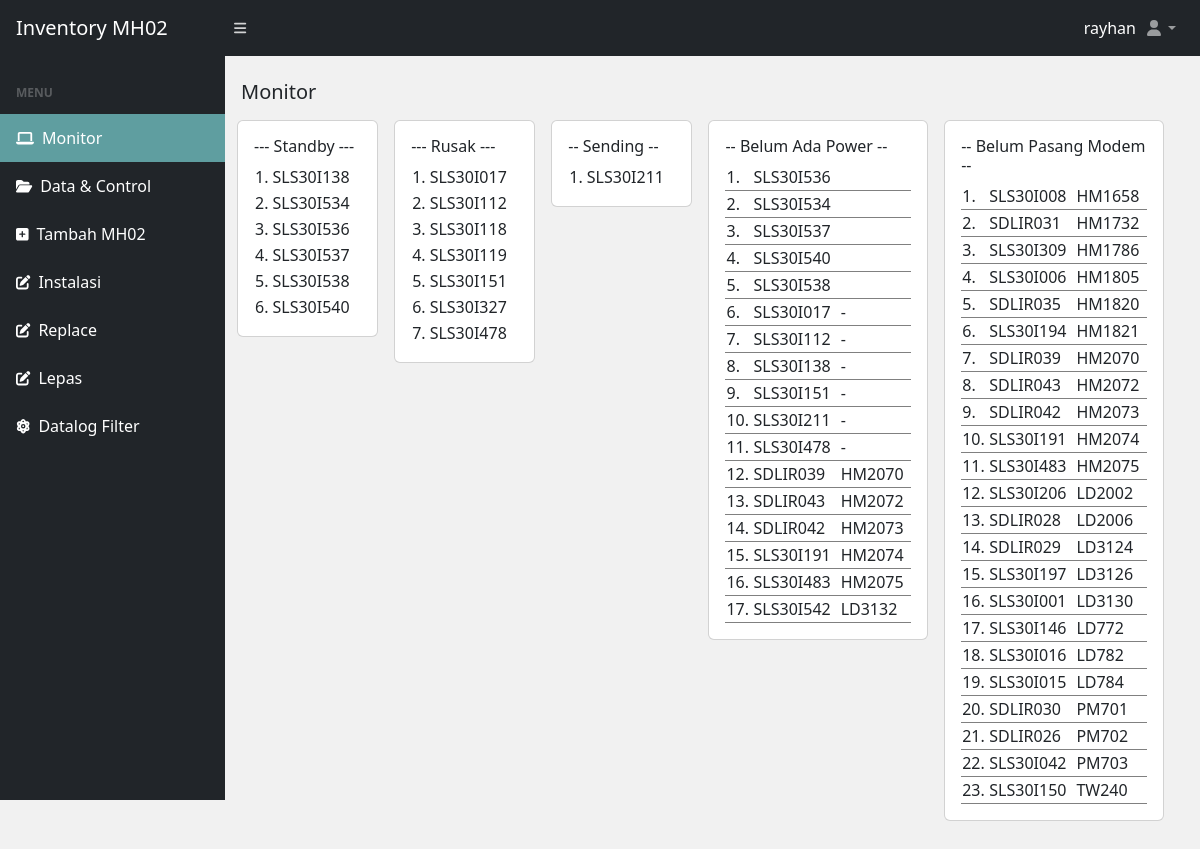
/dashboard.php (signed in), run on the app's committed database.
### tables this page shows
CREATE TABLE `devices` (
  `id` int(11) NOT NULL,
  `deviceid` varchar(50) NOT NULL,
  `unitno` varchar(50) DEFAULT NULL,
  `deviceip` varchar(50) DEFAULT NULL,
  `mh02status` varchar(55) NOT NULL,
  `modem_cpe` varchar(20) NOT NULL,
  `power` varchar(20) NOT NULL,
  `last_update` varchar(55) NOT NULL,
  `note` longtext NOT NULL,
  `date_created` varchar(25) NOT NULL
);

### dashboard.php (the view, shortened to what this page needs)
<?php
include("database/db.php");
?>
<!DOCTYPE html>
<html lang="en">
<head>
  <?php include('./include/meta.php') ?>
</head>
<body class="sb-nav-fixed">
  <?php include('./include/nav.php') ?>
  <div id="layoutSidenav">
    <?php include('./include/sidenav.php') ?>
    <div id="layoutSidenav_content">
    <main>
        <div class="container-fluid px-3">
            <h5 class="mt-4">Monitor</h4>
            <div class="col-md-12 row">
              <div class="col-md-2 p-2">
                <?php
                  $no = 1;
                  $get_riwayat = mysqli_query($conn, "SELECT * FROM devices WHERE mh02status = 'standby' ORDER BY deviceid ASC");
                  ?>
                <div class="card card-body">
                  <h6>--- Standby ---</h6>
                  <table>
                    <tbody>
                    <?php
                    while ($riw = mysqli_fetch_array($get_riwayat)) {
                    ?>
                    <tr>
                      <td><?= $no++ ?>.</td>
                      <td><?= $riw['deviceid'] ?></td>
                    </tr>
                    <?php }?>
                    </tbody>
                  </table>
                </div>
              </div>
              <div class="col-md-2 p-2">
                <?php
                  $no = 1;
                  $get_riwayat = mysqli_query($conn, "SELECT * FROM devices WHERE mh02status = 'rusak' ORDER BY deviceid ASC");
                  ?>
                <div class="card card-body">
                  <h6>--- Rusak ---</h6>
                  <table>
                    <tbody>
                    <?php
                    while ($riw = mysqli_fetch_array($get_riwayat)) {
                    ?>
                    <tr>
                      <td><?= $no++ ?>.</td>
                      <td><?= $riw['deviceid'] ?></td>
                    </tr>
                    <?php }?>
                    </tbody>
                  </table>
                </div>
              </div>
              <div class="col-md-2 p-2">
                <?php
                  $no = 1;
                  $get_riwayat = mysqli_query($conn, "SELECT * FROM devices WHERE mh02status = 'kembali ke HO' ORDER BY deviceid ASC");
                  ?>
                <div class="card card-body">
                  <h6>-- Sending --</h6>
                  <table>
                    <tbody>
                    <?php
                    while ($riw = mysqli_fetch_array($get_riwayat)) {
                    ?>
                    <tr>
                      <td><?= $no++ ?>.</td>
                      <td><?= $riw['deviceid'] ?></td>
                    </tr>
                    <?php }?>
                    </tbody>
                  </table>
                </div>
              </div>
              <div class="col-md-3 p-2">
                <?php
                  $no = 1;
                  $get_riwayat = mysqli_query($conn, "SELECT * FROM devices WHERE power = 'false' ORDER BY unitno ASC");
                  ?>
                <div class="card card-body">
                  <h6>-- Belum Ada Power --</h6>
                  <table>
                    <tbody>
                    <?php
                    while ($riw = mysqli_fetch_array($get_riwayat)) {
                    ?>
                    <tr style="border-bottom: 1px solid grey;">
                      <td><?= $no++ ?>.</td>
                      <td><?= $riw['deviceid'] ?></td>
                      <td><?= $riw['unitno'] ?></td>
                    </tr>
                    <?php }?>
                    </tbody>
                  </table>
                </div>
              </div>
              <div class="col-md-3 p-2">
                <?php
                  $no = 1;
                  $get_riwayat = mysqli_query($conn, "SELECT * FROM devices WHERE modem_cpe = '-' AND mh02status = 'terpasang' ORDER BY unitno ASC");
                  ?>
                <div class="card card-body">
                  <h6>-- Belum Pasang Modem --</h6>
                  <table>
                    <tbody>
                    <?php
                    while ($riw = mysqli_fetch_array($get_riwayat)) {
                    ?>
                    <tr style="border-bottom:1px solid grey">
                      <td><?= $no++ ?>.</td>
                      <td><?= $riw['deviceid'] ?></td>
                      <td><?= $riw['unitno'] ?></td>
                    </tr>
                    <?php }?>
                    </tbody>
                  </table>
                </div>
              </div>
            </div>
        </div>
    </main>
    </div>
  </div>
</body>
</html>

### dashboard.php (style rules this page uses)
body { background-color: #f1f1f1; }

### data on the page
devices: deviceid "SLS30I138", unitno "-"
devices: deviceid "SLS30I534"
devices: deviceid "SLS30I536"
devices: deviceid "SLS30I537"
devices: deviceid "SLS30I538"
devices: deviceid "SLS30I540"
devices: deviceid "SLS30I017", unitno "-"
devices: deviceid "SLS30I112", unitno "-"
devices: deviceid "SLS30I118"
devices: deviceid "SLS30I119"
devices: deviceid "SLS30I151", unitno "-"
devices: deviceid "SLS30I327"
devices: deviceid "SLS30I478", unitno "-"
devices: deviceid "SLS30I211", unitno "-"
devices: deviceid "SDLIR039", unitno "HM2070"
devices: deviceid "SDLIR043", unitno "HM2072"
devices: deviceid "SDLIR042", unitno "HM2073"
devices: deviceid "SLS30I191", unitno "HM2074"
devices: deviceid "SLS30I483", unitno "HM2075"
devices: deviceid "SLS30I542", unitno "LD3132"
devices: deviceid "SLS30I008", unitno "HM1658"
devices: deviceid "SDLIR031", unitno "HM1732"
devices: deviceid "SLS30I309", unitno "HM1786"
devices: deviceid "SLS30I006", unitno "HM1805"
devices: deviceid "SDLIR035", unitno "HM1820"
devices: deviceid "SLS30I194", unitno "HM1821"
devices: deviceid "SLS30I206", unitno "LD2002"
devices: deviceid "SDLIR028", unitno "LD2006"
devices: deviceid "SDLIR029", unitno "LD3124"
devices: deviceid "SLS30I197", unitno "LD3126"
devices: deviceid "SLS30I001", unitno "LD3130"
devices: deviceid "SLS30I146", unitno "LD772"
devices: deviceid "SLS30I016", unitno "LD782"
devices: deviceid "SLS30I015", unitno "LD784"
devices: deviceid "SDLIR030", unitno "PM701"
devices: deviceid "SDLIR026", unitno "PM702"
devices: deviceid "SLS30I042", unitno "PM703"
devices: deviceid "SLS30I150", unitno "TW240"

### other printed values
$_SESSION['admin']['username'] "rayhan"
